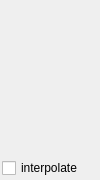
<?xml version="1.0" encoding="UTF-8"?>
<ui version="4.0">
 <class>CValuesWin</class>
 <widget class="QDialog" name="CValuesWin">
  <property name="geometry">
   <rect>
    <x>0</x>
    <y>0</y>
    <width>100</width>
    <height>180</height>
   </rect>
  </property>
  <property name="sizePolicy">
   <sizepolicy hsizetype="Preferred" vsizetype="Ignored">
    <horstretch>0</horstretch>
    <verstretch>0</verstretch>
   </sizepolicy>
  </property>
  <property name="minimumSize">
   <size>
    <width>100</width>
    <height>150</height>
   </size>
  </property>
  <property name="maximumSize">
   <size>
    <width>100</width>
    <height>800</height>
   </size>
  </property>
  <property name="windowTitle">
   <string>data - plot #</string>
  </property>
  <layout class="QVBoxLayout" name="verticalLayout">
   <property name="spacing">
    <number>1</number>
   </property>
   <property name="margin">
    <number>2</number>
   </property>
   <item>
    <spacer name="verticalSpacer">
     <property name="orientation">
      <enum>Qt::Vertical</enum>
     </property>
     <property name="sizeHint" stdset="0">
      <size>
       <width>20</width>
       <height>40</height>
      </size>
     </property>
    </spacer>
   </item>
   <item>
    <widget class="QCheckBox" name="checkBox">
     <property name="text">
      <string>interpolate</string>
     </property>
    </widget>
   </item>
  </layout>
 </widget>
 <resources/>
 <connections/>
</ui>
